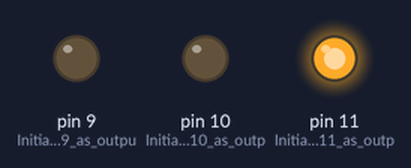
The sketch below on a simulated Arduino Uno, built with avr-gcc and run on an emulated ATmega328P. On the bench: output pins drawn as LEDs (lit = HIGH).

Above: at 0.5 s.
At 1.5 s:
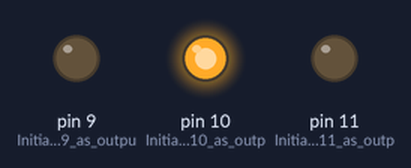
At 5.5 s:
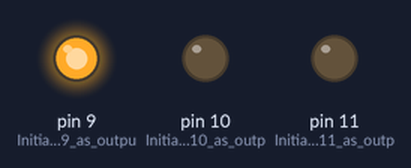
Timing chart, 0 to 6.9 s (numbered marks = the images above):
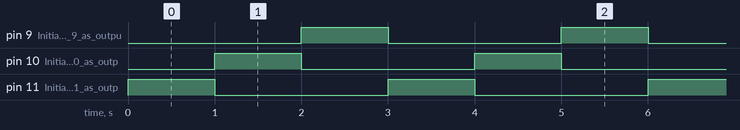

The sketch:

rgb_led_scrolling.ino
```cpp
void setup()
{
    // put your setup code here, to run once:
    pinMode(11, OUTPUT); //Initiating pin 11 as output of the Red terminal
    pinMode(10, OUTPUT); //Initiating pin 10 as output of the Blue terminal
    pinMode(9, OUTPUT);  //Initiating pin 9 as output of the Green terminal
}

void loop()
{
    // put your main code here, to run repeatedly:

    //To make the red color glow
    analogWrite(11, 255);
    analogWrite(10, 0);
    analogWrite(9, 0);
    delay(1000);

    //To make the blue color glow
    analogWrite(11, 0);
    analogWrite(10, 255);
    analogWrite(9, 0);
    delay(1000);

    //To make the green color glow
    analogWrite(11, 0);
    analogWrite(10, 0);
    analogWrite(9, 255);
    delay(1000);
}
```

Measured:
- by itself, pin 9 (Initiating_pin_9_as_outpu), pin 10 (Initiating_pin_10_as_outp), pin 11 (Initiating_pin_11_as_outp): alternates HIGH for 1.0 s and LOW for 2.0 s
- by itself, everything shown: repeats every 3.0 s, in 3 steps
